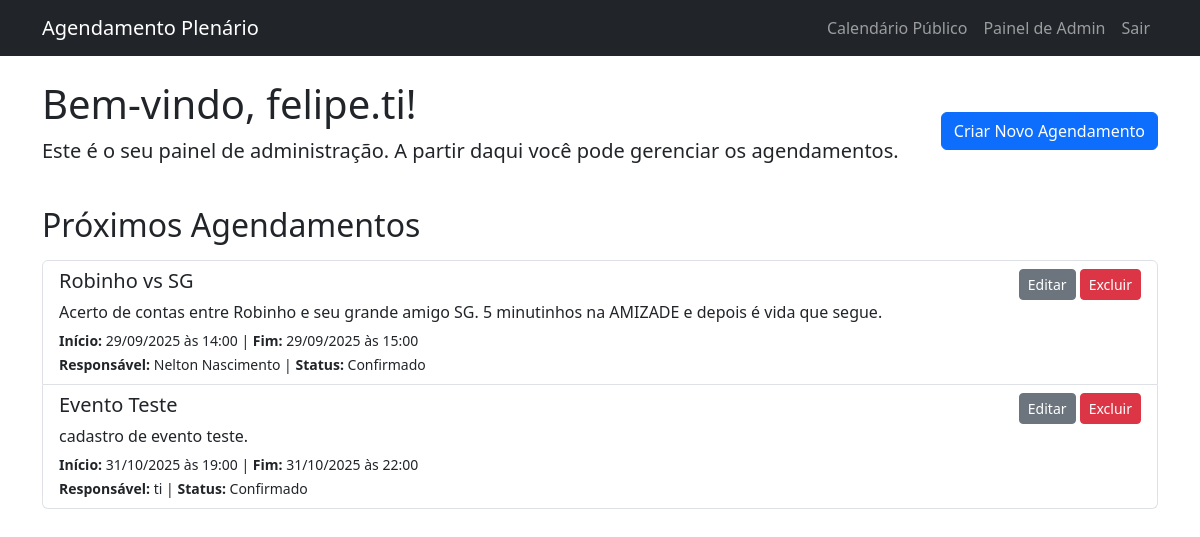
Before: /admin (signed in) with the older database file.
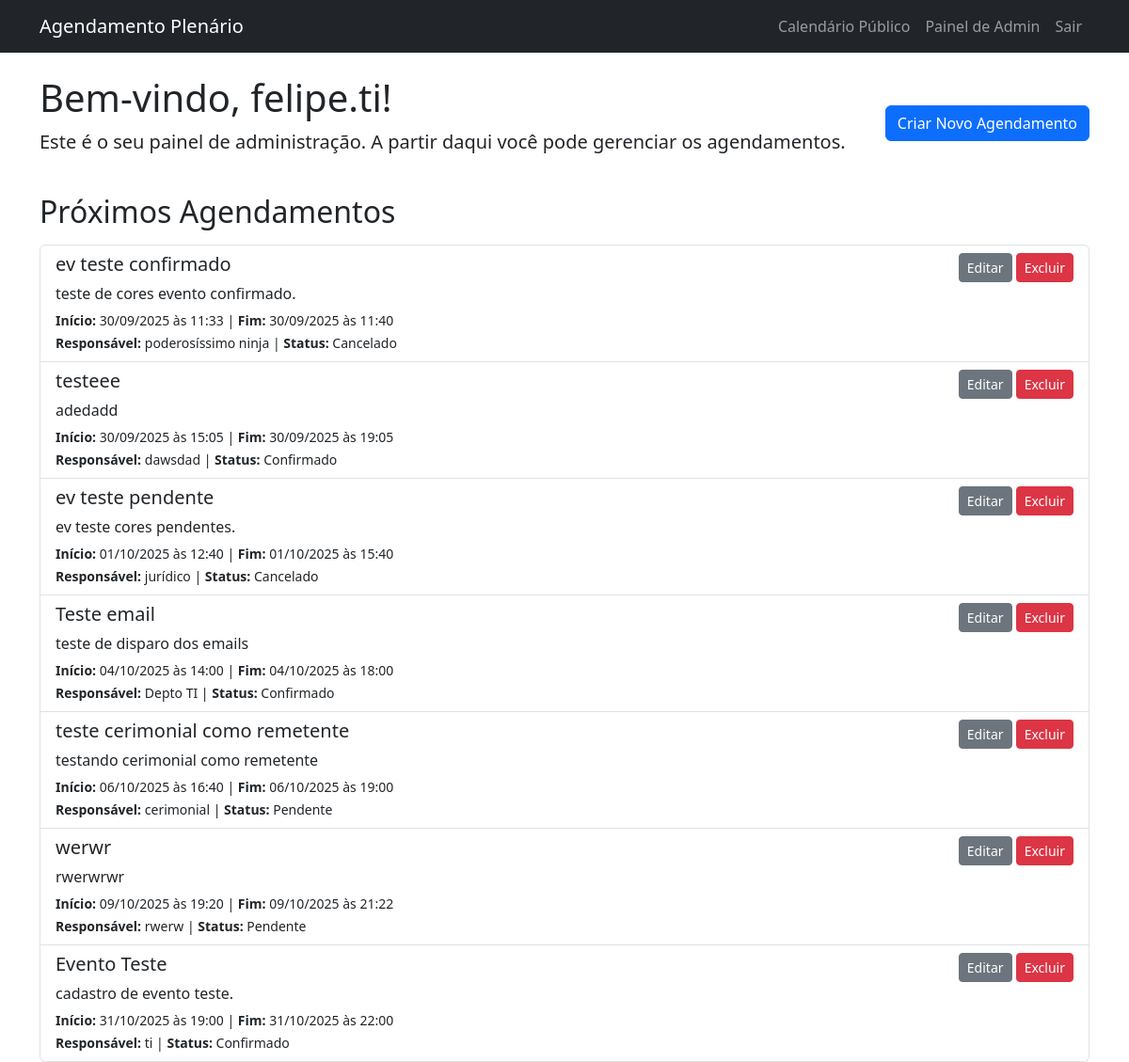
After: the same page with the newer database file.
### app/models.py (models this page shows, shortened)
class Usuario(UserMixin, db.Model):
    id = db.Column(db.Integer, primary_key=True)
    nome_usuario = db.Column(db.String(64), index=True, unique=True)
    senha_hash = db.Column(db.String(128))
    agendamentos = db.relationship('Agendamento', backref='autor', lazy='dynamic')

class Agendamento(db.Model):
    id = db.Column(db.Integer, primary_key=True)
    titulo = db.Column(db.String(140), nullable=False)
    descricao = db.Column(db.Text)
    data_inicio = db.Column(db.DateTime, index=True, nullable=False)
    data_fim = db.Column(db.DateTime, nullable=False)
    local = db.Column(db.String(140), default='Plenário Roberto Bottacin Moreira')
    responsavel = db.Column(db.String(140))
    status = db.Column(db.String(64), default='Confirmado')
    uso_telao = db.Column(db.Boolean, default=False)
    gravacao = db.Column(db.Boolean, default=False)
    uso_som = db.Column(db.Boolean, default=False)
    transmissao = db.Column(db.Boolean, default=False)
    usuario_id = db.Column(db.Integer, db.ForeignKey('usuario.id'))
    equipe_solicitada = db.Column(db.Text) # Campo para listar os funcionários
    usuario_id = db.Column(db.Integer, db.ForeignKey('usuario.id'))

### app/routes.py (the view)
@bp.route('/admin')
@login_required
def admin_dashboard():
    agendamentos = Agendamento.query.order_by(Agendamento.data_inicio.asc()).all()
    return render_template('admin_dashboard.html', agendamentos=agendamentos)

### app/models.py (called while the page is built)
@login_manager.user_loader
def load_user(user_id):
    return Usuario.query.get(int(user_id))

### app/templates/admin_dashboard.html (shortened to what this page needs)
{% extends "base.html" %}
{% block content %}
    <div class="d-flex justify-content-between align-items-center mb-4">
        <div>
            <h1>Bem-vindo, {{ current_user.nome_usuario }}!</h1>
            <p class="lead">Este é o seu painel de administração. A partir daqui você pode gerenciar os agendamentos.</p>
        </div>
        <div>
            <a href="{{ url_for('main.novo_agendamento') }}" class="btn btn-primary">Criar Novo Agendamento</a>
        </div>
    </div>
    <div class="mt-4">
        <h2>Próximos Agendamentos</h2>
        <div class="list-group mt-3">
            {% for agendamento in agendamentos %}
                <div class="list-group-item list-group-item-action flex-column align-items-start">
                    <div class="d-flex w-100 justify-content-between">
                        <h5 class="mb-1">{{ agendamento.titulo }}</h5>
                        <div>
                            <a href="{{ url_for('main.editar_agendamento', agendamento_id=agendamento.id) }}" class="btn btn-secondary btn-sm">Editar</a>
                            <form action="{{ url_for('main.excluir_agendamento', agendamento_id=agendamento.id) }}" method="POST" style="display: inline;">
                                <button type="submit" class="btn btn-danger btn-sm"
                                        onclick="return confirm('Tem certeza que deseja excluir este agendamento? Esta ação não pode ser desfeita.');">
                                    Excluir
                                </button>
                            </form>
                        </div>
                    </div>
                    <p class="mb-1">{{ agendamento.descricao or "Nenhuma descrição fornecida." }}</p>
                    <small>
                        <strong>Início:</strong> {{ agendamento.data_inicio.strftime('%d/%m/%Y às %H:%M') }} |
                        <strong>Fim:</strong> {{ agendamento.data_fim.strftime('%d/%m/%Y às %H:%M') }}
                    </small>
                    <br>
                    <small><strong>Responsável:</strong> {{ agendamento.responsavel }} | <strong>Status:</strong> {{ agendamento.status }}</small>
                </div>
            {% else %}
                <div class="list-group-item">
                    <p class="mb-1">Nenhum agendamento cadastrado ainda.</p>
                </div>
            {% endfor %}
        </div>
    </div>
{% endblock %}

### app/templates/base.html (shortened to what this page needs)
<!doctype html>
<html lang="pt-br">
  <head>
    <link href="https://cdn.jsdelivr.net/npm/bootstrap@5.3.3/dist/css/bootstrap.min.css" rel="stylesheet">
    <link rel="stylesheet" href="https://cdn.jsdelivr.net/npm/bootstrap-icons@1.11.3/font/bootstrap-icons.min.css">
  </head>
  <body>
    <nav class="navbar navbar-expand-lg navbar-dark bg-dark fixed-top">
      <div class="container">
        <a class="navbar-brand" href="{{ url_for('main.index') }}">Agendamento Plenário</a>
        <div class="collapse navbar-collapse" id="navbarNav">
          <ul class="navbar-nav ms-auto">
            <li class="nav-item">
              <a class="nav-link" href="{{ url_for('main.calendario_publico') }}">Calendário Público</a>
            </li>
            {% if current_user.is_authenticated %}
              <li class="nav-item">
                <a class="nav-link" href="{{ url_for('main.admin_dashboard') }}">Painel de Admin</a>
              </li>
              <li class="nav-item">
                <a class="nav-link" href="{{ url_for('main.logout') }}">Sair</a>
              </li>
            {% else %}
              <li class="nav-item">
                <a class="nav-link" href="{{ url_for('main.login') }}">Acesso Restrito</a>
              </li>
            {% endif %}
          </ul>
        </div>
      </div>
    </nav>
    <div class="container mt-4">
      {% block content %}{% endblock %}
    </div>
  </body>
</html>

### app/templates/base.html (style rules this page uses)
body { padding-top: 56px; }

Changed rows visible on the page:
removed Agendamento: titulo "Robinho vs SG", descricao "Acerto de contas entre Robinho e seu grande amigo SG. 5 minutinhos na AMIZADE e depois é vida que segue.", data_inicio "29/09/2025 às 14:00", data_fim "29/09/2025 às 15:00", responsavel "Nelton Nascimento", status "Confirmado"
added Agendamento: titulo "ev teste confirmado", descricao "teste de cores evento confirmado.", data_inicio "30/09/2025 às 11:33", data_fim "30/09/2025 às 11:40", responsavel "poderosíssimo ninja", status "Cancelado"
added Agendamento: titulo "testeee", descricao "adedadd", data_inicio "30/09/2025 às 15:05", data_fim "30/09/2025 às 19:05", responsavel "dawsdad", status "Confirmado"
added Agendamento: titulo "ev teste pendente", descricao "ev teste cores pendentes.", data_inicio "01/10/2025 às 12:40", data_fim "01/10/2025 às 15:40", responsavel "jurídico", status "Cancelado"
added Agendamento: titulo "Teste email", descricao "teste de disparo dos emails", data_inicio "04/10/2025 às 14:00", data_fim "04/10/2025 às 18:00", responsavel "Depto TI", status "Confirmado"
added Agendamento: titulo "teste cerimonial como remetente", descricao "testando cerimonial como remetente", data_inicio "06/10/2025 às 16:40", data_fim "06/10/2025 às 19:00", responsavel "cerimonial", status "Pendente"
added Agendamento: titulo "werwr", descricao "rwerwrwr", data_inicio "09/10/2025 às 19:20", data_fim "09/10/2025 às 21:22", responsavel "rwerw", status "Pendente"
